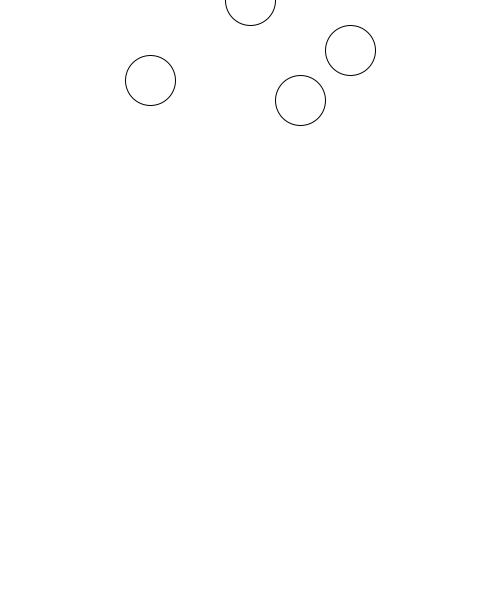
Frame 1 (no input)
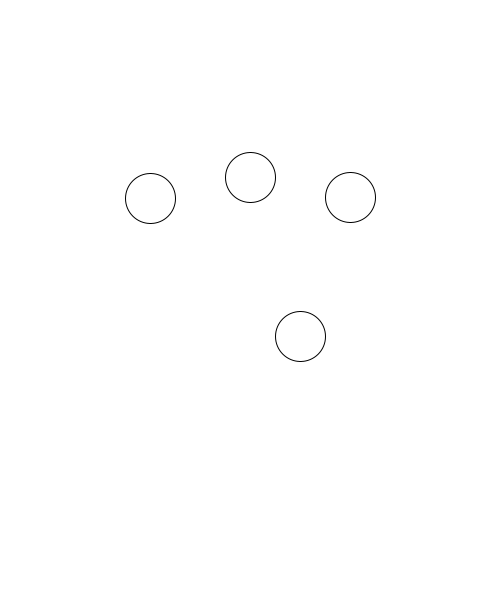
Frame 60 (the mouse pressed at the canvas centre just before this capture)
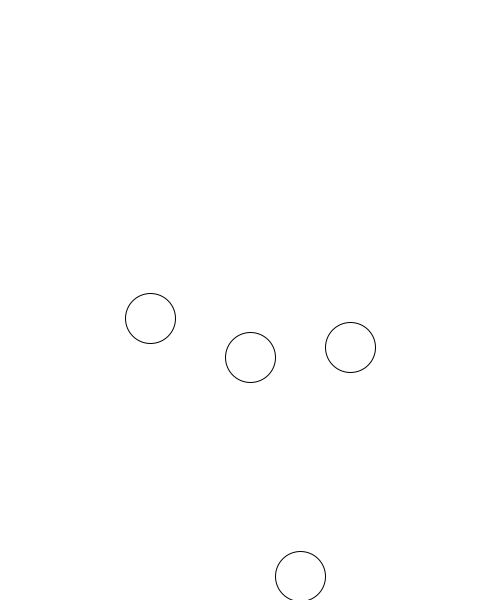
Frame 120 (the mouse held since frame 60 and released just before this capture)

The Processing sketch that drew these frames (run headless with seeded random() and noise(); from frame 60 on, the mouse is pressed at the canvas centre):

// Processing sketch: week09_1_ellipse_go_down
// ── week09_1_ellipse_go_down.pde
float []x={250,150,350,300};
float []y={0,80,50,100};
float []vx={0,0,0,0};
float []vy={3,2,2.5,4};
void setup(){
  size(500,600);
}
void draw(){
  background(255);
  for(int i=0;i<4;i++){
    ellipse(x[i],y[i],50,50);
    y[i]=y[i]+vy[i];

  }
}
